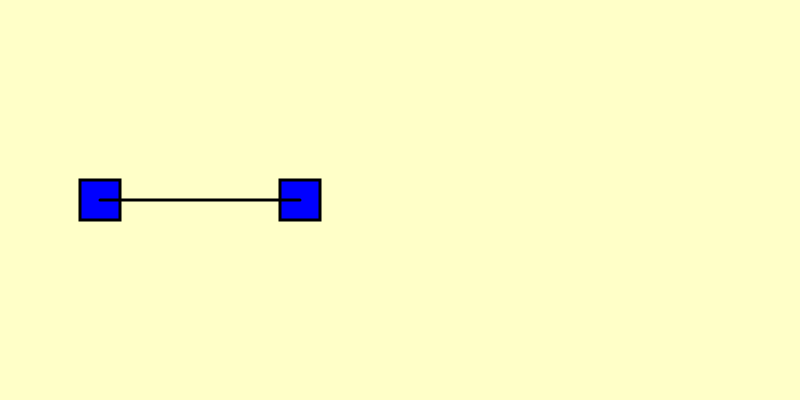
Frame 1 (no input)
Frame 60 (no input): identical to frame 1, image omitted
Frame 120 (the mouse pressed at the canvas centre since frame 60): identical to frame 1, image omitted

The p5.js sketch that drew this single still picture (run headless with seeded random() and noise() and a simulated clock; from frame 60 on, the mouse is pressed at the canvas centre):

// p5.js sketch
// ── sketch.js
vertices = [{
	x: 100,
	y: 200,
	overBox: false,
	locked: false,
	id: 0
},
{
	x: 300,
	y: 200,
	overBox: false,
	locked: false,
	id: 1
}
]

edges = [{
a: vertices[0],
b: vertices[1]
}]


var boxSize = 20;
var xOffset = 0.0;
var yOffset = 0.0;
var overSomething = false

function setup() {
createCanvas(800, 400);
rectMode(RADIUS);
strokeWeight(3);
}

function draw() {
background(255, 255, 200);
overSomething = false;
vertices.forEach(function(vertex) {

	if (mouseX > vertex.x - boxSize && mouseX < vertex.x + boxSize &&
		mouseY > vertex.y - boxSize && mouseY < vertex.y + boxSize) {
		if (!overSomething) {
			vertex.overBox = true;
			overSomething = true;
		}
		if (!vertex.locked) {
			stroke(255, 156, 0);
		}

	} else {
		stroke(0);
		fill(0, 0, 255);
		vertex.overBox = false;
	}
	rect(vertex.x, vertex.y, boxSize, boxSize);
});
edges.forEach(function(edge) {
	stroke(0);
	line(edge.a.x, edge.a.y, edge.b.x, edge.b.y);
});

}

function mousePressed() {

vertices.forEach(function(vertex) {
	if (vertex.overBox) {
		vertex.locked = true;
		fill(255, 0, 0);
		xOffset = mouseX - vertex.x;
		yOffset = mouseY - vertex.y;
		return;
	} else {
		vertex.locked = false;
	}

});
}

function mouseDragged() {
vertices.forEach(function(vertex) {
	if (vertex.locked) {
		vertex.x = mouseX - xOffset;
		vertex.y = mouseY - yOffset;
	}
});
}

function mouseReleased() {
vertices.forEach(function(vertex) {
	vertex.locked = false;
});
}
